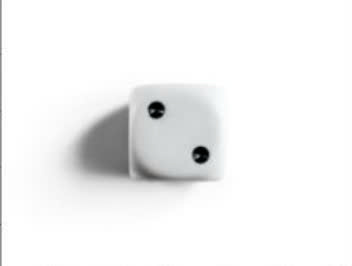
#> input picture dice.jpg, 352 x 266 px, found by its file name
$ jupyter execute DiceRecognition.ipynb
#> lines starting #> are read from the running program, lines starting #| are printed output that depends on the picture; after the words box and inside, x2 and y2 are one past the last pixel; in counts of white or black regions, pixels touching at a corner belong together
[cell 1]
from google.colab import drive
drive.mount('/content/drive')

[cell 2]
import cv2
import numpy as np
import matplotlib.pyplot as plt

iname = "/content/drive/MyDrive/Report_ImageProgress_Nhóm8/VuHoaBinh_21106541/dice.jpg"

image = cv2.imread(iname, cv2.IMREAD_GRAYSCALE)
#> image: shape (266, 352); min 0, max 255, mean 242.8

if image is None:
 print("Could not open the image")
image

[cell 3]
## canny
edges = cv2.Canny(image,100,200)
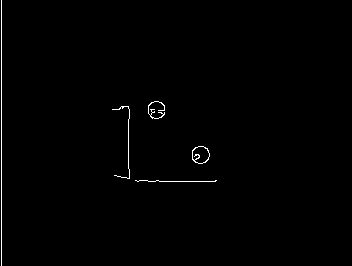
#> edges: shape (266, 352); 0.66% white in thin lines or dots, all inside (x1, y1, x2, y2) = (1, 0, 217, 266)

plt.subplot(121),plt.imshow(image,cmap = 'gray')
plt.title('Original Image'), plt.xticks([]), plt.yticks([])
plt.subplot(122),plt.imshow(edges,cmap = 'gray')
plt.title('CannyEdge Image'), plt.xticks([]), plt.yticks([])

plt.show()

[cell 4]
## Threshold
# ret,thresh2 = cv.threshold(img,127,255,cv.THRESH_BINARY_INV)
ret, thresholded = cv2.threshold(image, 80, 255, cv2.THRESH_BINARY_INV)
#> thresholded: shape (266, 352); 0.41% white; 3 white regions (1 under 20 px), largest, box (x1, y1, x2, y2) and area: (193, 147, 209, 163) 196, (148, 102, 164, 118) 188

plt.subplot(121),plt.imshow(image,cmap = 'gray')
plt.title('Original Image'), plt.xticks([]), plt.yticks([])
plt.subplot(122),plt.imshow(thresholded,cmap = 'gray')
plt.title('Threshold Edge Image'), plt.xticks([]), plt.yticks([])

plt.show()

[cell 5]
## closing: Xóa chỗ trắng còn xót các chấm đen
# array([[0, 0, 1, 0, 0],
#    [1, 1, 1, 1, 1],
#    [1, 1, 1, 1, 1],
#    [1, 1, 1, 1, 1],
#    [0, 0, 1, 0, 0]], dtype=uint8)
kernel = cv2.getStructuringElement(cv2.MORPH_RECT, (5, 5))

closing = cv2.morphologyEx(thresholded, cv2.MORPH_CLOSE, kernel)
#> closing: shape (266, 352); 0.44% white; 3 white regions (1 under 20 px), largest, box (x1, y1, x2, y2) and area: (193, 147, 209, 163) 208, (148, 102, 164, 118) 202
plt.subplot(122),plt.imshow(thresholded,cmap = 'gray')
plt.title('Threshold Edge Image'), plt.xticks([]), plt.yticks([])
plt.subplot(121),plt.imshow(closing,cmap = 'gray')
plt.title('Closing Image'), plt.xticks([]), plt.yticks([])

plt.show()

[cell 6]
gradient = cv2.morphologyEx(image, cv2.MORPH_GRADIENT, kernel)

plt.subplot(121),plt.imshow(gradient,cmap = 'gray')
plt.title('Closing Image'), plt.xticks([]), plt.yticks([])
plt.show()

[cell 7]
## Hough Circle
from google.colab.patches import cv2_imshow
cimg = cv2.cvtColor(image,cv2.COLOR_GRAY2BGR)


# Áp dụng ngưỡng Otsu để phân đoạn chấm trên xúc xắc
_, thresholded = cv2.threshold(image, 0, 255, cv2.THRESH_BINARY_INV + cv2.THRESH_OTSU)
#> thresholded: shape (266, 352); 6% white; 4 white regions, box (x1, y1, x2, y2) and area: (74, 105, 208, 184) 4404, (0, 0, 2, 266) 532, (146, 100, 168, 120) 326, (191, 144, 211, 165) 319
# blurred = cv2.GaussianBlur(thresholded, (5, 5), 0) ## smooth pic
blurred = cv2.GaussianBlur(thresholded, (9, 9), 0) ## smooth pic
circles = cv2.HoughCircles(blurred, cv2.HOUGH_GRADIENT, dp=1.0, minDist=20,
                           param1=50, param2=30, minRadius=5, maxRadius=30)
#> circles = [[200.5, 154.5, 10.2], [156.5, 110.5, 9.6]]

circles = np.uint16(np.around(circles))
#> circles = [[200, 154, 10], [156, 110, 10]]

score = 0
for i in circles[0,:]:
  score +=1
  cv2.circle(cimg,(i[0],i[1]),i[2],(0,255,0),2)
  cv2.circle(cimg,(i[0],i[1]),2,(0,0,255),3)
#> this loop made 2 passes
#> (i, score) on passes 1 to 2: ([200, 154, 10], 1), ([156, 110, 10], 2)
#> cimg: shape (266, 352, 3); mean B, G, R 242, 243.1, 242.3
#> after the loop, score = 2

cv2_imshow(cimg)
print(score)
#| 2

[cell 8]
## Add green frame for a dice

from google.colab.patches import cv2_imshow
cimg = cv2.cvtColor(image,cv2.COLOR_GRAY2BGR)

# Áp dụng ngưỡng Otsu để phân đoạn chấm trên xúc xắc
_, thresholded = cv2.threshold(image, 0, 255, cv2.THRESH_BINARY_INV + cv2.THRESH_OTSU)
# blurred = cv2.GaussianBlur(thresholded, (5, 5), 0) ## smooth pic
blurred = cv2.GaussianBlur(thresholded, (9, 9), 0) ## smooth pic
circles = cv2.HoughCircles(blurred, cv2.HOUGH_GRADIENT, dp=1.0, minDist=20,
                           param1=50, param2=30, minRadius=5, maxRadius=30)
#> circles = [[200.5, 154.5, 10.2], [156.5, 110.5, 9.6]]
circles = np.uint16(np.around(circles))
#> circles = [[200, 154, 10], [156, 110, 10]]


x_min, y_min = np.min(circles[:, 0, :2], axis=0)
#> x_min = 200; y_min = 154
x_max, y_max = np.max(circles[:, 0, :2], axis=0)
#> x_max = 200; y_max = 154

margin = 70
x_min -= margin
#> x_min = 130
y_min -= margin
#> y_min = 84
x_max += margin
#> x_max = 270
y_max += margin
#> y_max = 224

cv2.rectangle(cimg, (x_min, y_min), (x_max, y_max), (0, 255, 0), 2)
#> cimg: shape (266, 352, 3); mean B, G, R 238.5, 243, 238.5


score = 0
for i in circles[0, :]:
    score += 1
    cv2.circle(cimg, (i[0], i[1]), i[2], (0, 255, 0), 2)
    cv2.circle(cimg, (i[0], i[1]), 2, (0, 0, 255), 3)
#> cimg: shape (266, 352, 3); mean B, G, R 237.7, 243.3, 237.9
#> after the loop, score = 2

cv2.putText(cimg, f"score: {score}", (x_min, y_min - 10), cv2.FONT_HERSHEY_SIMPLEX, 1, (255, 0, 0), 2)
#> cimg: shape (266, 352, 3); mean B, G, R 237.7, 241.2, 235.8

cv2_imshow(cimg)
print(score)
#| 2

[cell 9]
import cv2
import numpy as np
import matplotlib.pyplot as plt

iname = "/content/drive/MyDrive/Report_ImageProgress_Nhóm8/VuHoaBinh_21106541/dice2.jpg"

image = cv2.imread(iname, cv2.IMREAD_GRAYSCALE)
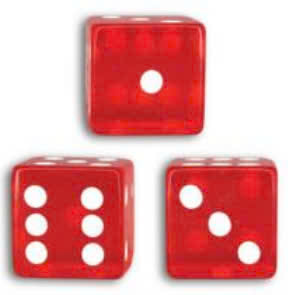
#> input picture dice2.jpg, 288 x 295 px, found by its file name
#> image: shape (295, 288); min 56, max 255, mean 177.4

if image is None:
 print("Could not open the image")
image

[cell 10]
## canny
edges = cv2.Canny(image,100,200)
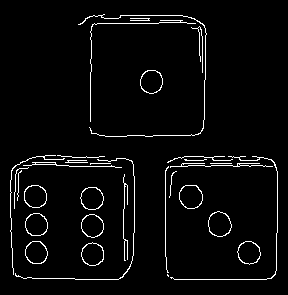
#> edges: shape (295, 288); 3.8% white in thin lines or dots, all inside (x1, y1, x2, y2) = (10, 14, 278, 280)

plt.subplot(121),plt.imshow(image,cmap = 'gray')
plt.title('Original Image'), plt.xticks([]), plt.yticks([])
plt.subplot(122),plt.imshow(edges,cmap = 'gray')
plt.title('CannyEdge Image'), plt.xticks([]), plt.yticks([])

plt.show()

[cell 11]
## Hough Circle
from google.colab.patches import cv2_imshow

cimg = cv2.cvtColor(image,cv2.COLOR_GRAY2BGR)
#> cimg: shape (295, 288, 3)


# Áp dụng ngưỡng Otsu để phân đoạn chấm trên xúc xắc
_, thresholded = cv2.threshold(image, 0, 255, cv2.THRESH_BINARY_INV + cv2.THRESH_OTSU)
#> thresholded: shape (295, 288); 45.9% white; 3 white regions, box (x1, y1, x2, y2) and area: (81, 16, 206, 138) 14183, (7, 157, 134, 281) 12407, (161, 158, 278, 281) 12375
# blurred = cv2.GaussianBlur(thresholded, (5, 5), 0) ## smooth pic
blurred = cv2.GaussianBlur(thresholded, (7, 7), 0) ## smooth pic
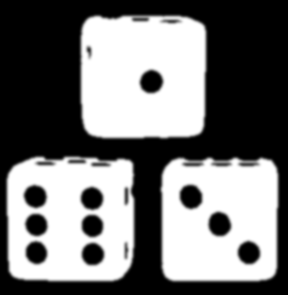
#> blurred: shape (295, 288); min 0, max 255, mean 116.9
circles = cv2.HoughCircles(blurred, cv2.HOUGH_GRADIENT, dp=1.0, minDist=20,
                           param1=50, param2=30, minRadius=5, maxRadius=30)
#> circles = [[219.5, 224.5, 11], [91.5, 225.5, 10.5], [92.5, 253.5, 10.3], [36.5, 224.5, 10.5], [189.5, 196.5, 11.6], [91.5, 198.5, 10.5], [34.5, 196.5, 11.6], [36.5, 252.5, 10.6], [248.5, 252.5, 10.3], [150.5, 81.5, 10.6]]

circles = np.uint16(np.around(circles))
#> circles = [[220, 224, 11], [92, 226, 10], [92, 254, 10], [36, 224, 10], [190, 196, 12], [92, 198, 10], [34, 196, 12], [36, 252, 11], [248, 252, 10], [150, 82, 11]]

score = 0
for i in circles[0,:]:
  score +=1
  cv2.circle(cimg,(i[0],i[1]),i[2],(0,255,0),2)
  cv2.circle(cimg,(i[0],i[1]),2,(0,0,255),3)
#> this loop made 10 passes
#> cimg: shape (295, 288, 3); mean B, G, R 171.8, 177.9, 173
#> after the loop, score = 10

cv2_imshow(cimg)
print(score)
#| 10

[cell 12]
## Add green frame for a dice

from google.colab.patches import cv2_imshow
cimg = cv2.cvtColor(image,cv2.COLOR_GRAY2BGR)

# Áp dụng ngưỡng Otsu để phân đoạn chấm trên xúc xắc
_, thresholded = cv2.threshold(image, 0, 255, cv2.THRESH_BINARY_INV + cv2.THRESH_OTSU)
# blurred = cv2.GaussianBlur(thresholded, (5, 5), 0) ## smooth pic
blurred = cv2.GaussianBlur(thresholded, (7, 7), 0) ## smooth pic
circles = cv2.HoughCircles(blurred, cv2.HOUGH_GRADIENT, dp=1.0, minDist=20,
                           param1=50, param2=30, minRadius=5, maxRadius=30)
#> circles = [[219.5, 224.5, 11], [91.5, 225.5, 10.5], [92.5, 253.5, 10.3], [36.5, 224.5, 10.5], [189.5, 196.5, 11.6], [91.5, 198.5, 10.5], [34.5, 196.5, 11.6], [36.5, 252.5, 10.6], [248.5, 252.5, 10.3], [150.5, 81.5, 10.6]]
circles = np.uint16(np.around(circles))
#> circles = [[220, 224, 11], [92, 226, 10], [92, 254, 10], [36, 224, 10], [190, 196, 12], [92, 198, 10], [34, 196, 12], [36, 252, 11], [248, 252, 10], [150, 82, 11]]


x_min, y_min = np.min(circles[:, 0, :2], axis=0)
#> x_min = 220; y_min = 224
x_max, y_max = np.max(circles[:, 0, :2], axis=0)
#> x_max = 220

margin = 70
x_min -= margin
#> x_min = 150
y_min -= margin
#> y_min = 154
x_max += margin
#> x_max = 290
y_max += margin
#> y_max = 294

cv2.rectangle(cimg, (x_min, y_min), (x_max, y_max), (0, 255, 0), 2)
#> cimg: shape (295, 288, 3); mean B, G, R 174.2, 177.5, 174.2


score = 0
for i in circles[0, :]:
    score += 1
    cv2.circle(cimg, (i[0], i[1]), i[2], (0, 255, 0), 2)
    cv2.circle(cimg, (i[0], i[1]), 2, (0, 0, 255), 3)
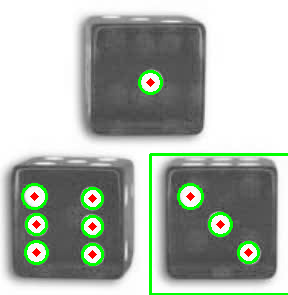
#> cimg: shape (295, 288, 3); mean B, G, R 168.5, 177.9, 169.8
#> after the loop, score = 10

cv2.putText(cimg, f"score: {score}", (x_min, y_min - 10), cv2.FONT_HERSHEY_SIMPLEX, 1, (255, 0, 0), 2)
#> cimg: shape (295, 288, 3); 0.91% of pixels changed, all inside (x1, y1, x2, y2) = (152, 122, 288, 146)

cv2_imshow(cimg)
print(score)
#| 10

## EX 2

[cell 13]
import cv2
import numpy as np
import matplotlib.pyplot as plt

iname = "/content/drive/MyDrive/Report_ImageProgress_Nhóm8/VuHoaBinh_21106541/dice3.jpg"

image = cv2.imread(iname, cv2.IMREAD_GRAYSCALE)
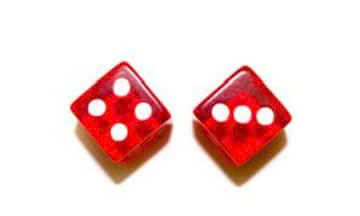
#> input picture dice3.jpg, 360 x 216 px, found by its file name
#> image: shape (216, 360); min 36, max 255, mean 224.4

if image is None:
 print("Could not open the image")
image

[cell 14]
## canny
edges = cv2.Canny(image,100,200)
#> edges: shape (216, 360); 2.6% white in thin lines or dots, all inside (x1, y1, x2, y2) = (70, 61, 292, 187)

plt.subplot(121),plt.imshow(image,cmap = 'gray')
plt.title('Original Image'), plt.xticks([]), plt.yticks([])
plt.subplot(122),plt.imshow(edges,cmap = 'gray')
plt.title('CannyEdge Image'), plt.xticks([]), plt.yticks([])

plt.show()

[cell 15]
## Hough Circle
from google.colab.patches import cv2_imshow

cimg = cv2.cvtColor(image,cv2.COLOR_GRAY2BGR)
#> cimg: shape (216, 360, 3)


# Áp dụng ngưỡng Otsu để phân đoạn chấm trên xúc xắc
_, thresholded = cv2.threshold(image, 0, 255, cv2.THRESH_BINARY_INV + cv2.THRESH_OTSU)
#> thresholded: shape (216, 360); 16.9% white; 2 white regions, box (x1, y1, x2, y2) and area: (193, 66, 292, 186) 6590, (70, 61, 172, 183) 6530
# blurred = cv2.GaussianBlur(thresholded, (5, 5), 0) ## smooth pic
blurred = cv2.GaussianBlur(thresholded, (11, 11), 0) ## smooth pic
#> blurred: shape (216, 360)
circles = cv2.HoughCircles(blurred, cv2.HOUGH_GRADIENT, dp=1.0, minDist=20,
                           param1=50, param2=20, minRadius=5, maxRadius=30)
#> circles = [[264.5, 115.5, 8.2], [96.5, 107.5, 8.8], [118.5, 131.5, 8.7], [220.5, 111.5, 8.2], [142.5, 110.5, 8], [242.5, 113.5, 8.2], [121.5, 87.5, 8.4]]

circles = np.uint16(np.around(circles))
#> circles = [[264, 116, 8], [96, 108, 9], [118, 132, 9], [220, 112, 8], [142, 110, 8], [242, 114, 8], [122, 88, 8]]

score = 0
for i in circles[0,:]:
  score +=1
  cv2.circle(cimg,(i[0],i[1]),i[2],(0,255,0),2)
  cv2.circle(cimg,(i[0],i[1]),2,(0,0,255),3)
#> this loop made 7 passes
#> cimg: shape (216, 360, 3); mean B, G, R 220.9, 224.5, 221.8
#> after the loop, score = 7

cv2_imshow(cimg)
print(score)
#| 7

[cell 16]
## Add green frame for a dice

from google.colab.patches import cv2_imshow
cimg = cv2.cvtColor(image,cv2.COLOR_GRAY2BGR)

# Áp dụng ngưỡng Otsu để phân đoạn chấm trên xúc xắc
_, thresholded = cv2.threshold(image, 0, 255, cv2.THRESH_BINARY_INV + cv2.THRESH_OTSU)
# blurred = cv2.GaussianBlur(thresholded, (5, 5), 0) ## smooth pic
blurred = cv2.GaussianBlur(thresholded, (11, 11), 0) ## smooth pic
circles = cv2.HoughCircles(blurred, cv2.HOUGH_GRADIENT, dp=1.0, minDist=20,
                           param1=50, param2=20, minRadius=5, maxRadius=30)
#> circles = [[264.5, 115.5, 8.2], [96.5, 107.5, 8.8], [118.5, 131.5, 8.7], [220.5, 111.5, 8.2], [142.5, 110.5, 8], [242.5, 113.5, 8.2], [121.5, 87.5, 8.4]]
circles = np.uint16(np.around(circles))
#> circles = [[264, 116, 8], [96, 108, 9], [118, 132, 9], [220, 112, 8], [142, 110, 8], [242, 114, 8], [122, 88, 8]]


x_min, y_min = np.min(circles[:, 0, :2], axis=0)
#> x_min = 264; y_min = 116
x_max, y_max = np.max(circles[:, 0, :2], axis=0)
#> x_max = 264; y_max = 116

margin = 70
x_min -= margin
#> x_min = 194
y_min -= margin
#> y_min = 46
x_max += margin
#> x_max = 334
y_max += margin
#> y_max = 186

cv2.rectangle(cimg, (x_min, y_min), (x_max, y_max), (0, 255, 0), 2)
#> cimg: shape (216, 360, 3); mean B, G, R 219.1, 224.6, 219.1


score = 0
for i in circles[0, :]:
    score += 1
    cv2.circle(cimg, (i[0], i[1]), i[2], (0, 255, 0), 2)
    cv2.circle(cimg, (i[0], i[1]), 2, (0, 0, 255), 3)
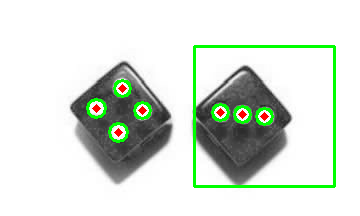
#> cimg: shape (216, 360, 3); mean B, G, R 215.5, 224.7, 216.5
#> after the loop, score = 7

cv2.putText(cimg, f"score: {score}", (x_min, y_min - 10), cv2.FONT_HERSHEY_SIMPLEX, 1, (255, 0, 0), 2)
#> cimg: shape (216, 360, 3); 0.93% of pixels changed, all inside (x1, y1, x2, y2) = (196, 14, 324, 38)

cv2_imshow(cimg)
print(score)
#| 7

[cell 17]
import cv2
import numpy as np
from google.colab.patches import cv2_imshow

cimg = cv2.cvtColor(image, cv2.COLOR_GRAY2BGR)

_, thresholded = cv2.threshold(image, 0, 255, cv2.THRESH_BINARY_INV + cv2.THRESH_OTSU)

blur_values = [(5, 5), (7, 7), (9, 9), (11, 11), (13, 13)]
param2_values = [20, 25, 30]
min_radius_values = [5, 10, 15]
max_radius_values = [20, 25, 30]

best_score = 0
best_params = {}

for blur_size in blur_values:
    for param2 in param2_values:
        for min_radius in min_radius_values:
            for max_radius in max_radius_values:
                blurred = cv2.GaussianBlur(thresholded, blur_size, 0)
                circles = cv2.HoughCircles(blurred, cv2.HOUGH_GRADIENT, dp=1.0, minDist=20,
                                           param1=50, param2=param2, minRadius=min_radius, maxRadius=max_radius)

                if circles is not None:
                    circles = np.uint16(np.around(circles))
                    score = len(circles[0, :])

                    if score > best_score:
                        best_score = score
                        best_params = {
                            "blur_size": blur_size,
                            "param2": param2,
                            "min_radius": min_radius,
                            "max_radius": max_radius
                        }
#> after the loop, best_params = {'blur_size': (5, 5), 'param2': 20, 'min_radius': 5, 'max_radius': 20}; best_score = 7; score = 6

blurred = cv2.GaussianBlur(thresholded, best_params['blur_size'], 0)
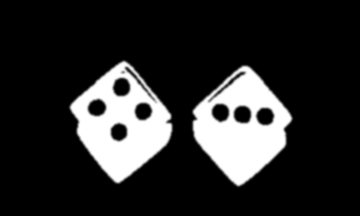
#> blurred: shape (216, 360); min 0, max 255, mean 43
circles = cv2.HoughCircles(blurred, cv2.HOUGH_GRADIENT, dp=1.0, minDist=20,
                           param1=50, param2=best_params['param2'],
                           minRadius=best_params['min_radius'], maxRadius=best_params['max_radius'])
#> circles = [[96.5, 107.5, 8.8], [264.5, 116.5, 8.2], [220.5, 111.5, 8.2], [143.5, 111.5, 8.2], [121.5, 87.5, 8.8], [242.5, 113.5, 8.4], [118.5, 132.5, 8.2]]

if circles is not None:
    circles = np.uint16(np.around(circles))
#> circles = [[96, 108, 9], [264, 116, 8], [220, 112, 8], [144, 112, 8], [122, 88, 9], [242, 114, 8], [118, 132, 8]]
    score = 0
    for i in circles[0, :]:
        score += 1
        # Vẽ các chấm
        cv2.circle(cimg, (i[0], i[1]), i[2], (0, 255, 0), 2)
        cv2.circle(cimg, (i[0], i[1]), 2, (0, 0, 255), 3)
#> this loop made 7 passes
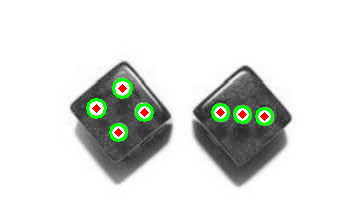
#> cimg: shape (216, 360, 3); mean B, G, R 220.8, 224.5, 221.8
#> after the loop, score = 7

    cv2.putText(cimg, f"score: {score}", (50, 50), cv2.FONT_HERSHEY_SIMPLEX, 1, (255, 0, 0), 2)
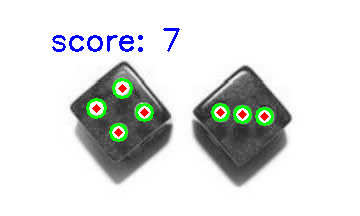
#> cimg: shape (216, 360, 3); 0.93% of pixels changed, all inside (x1, y1, x2, y2) = (52, 28, 180, 52)

cv2_imshow(cimg)
print(f"Best parameters: {best_params}")
#| Best parameters: {'blur_size': (5, 5), 'param2': 20, 'min_radius': 5, 'max_radius': 20}
print(f"Number of dots detected: {best_score}")
#| Number of dots detected: 7
